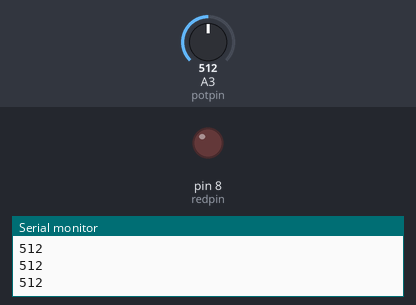
Simulated run of this sketch. Board: Arduino Uno, built with avr-gcc and run on an emulated ATmega328P. On the bench: output pins drawn as LEDs (lit = HIGH), the last lines printed to the serial monitor. The test bench sets the inputs (shaded band); at power-on: A3 (potpin) = 512.

Above: at 1.3 s.
1.4 s: A3 (potpin) set to 992
3.2 s: A3 (potpin) set to 1008
At 4.3 s:
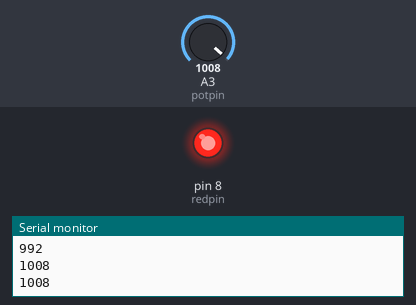
5.5 s: A3 (potpin) set to 990
At 7.1 s:
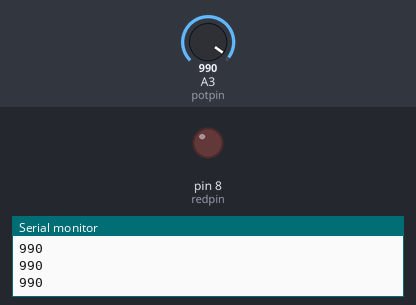
7.5 s: A3 (potpin) set to 1010
At 8.7 s:
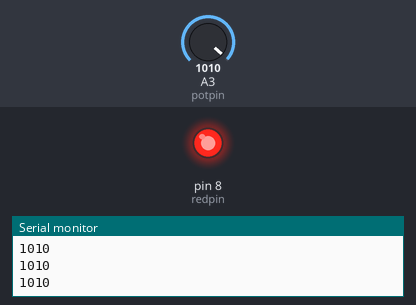
Timing chart, 0 to 10.5 s (numbered marks = the images above; inputs shaded):
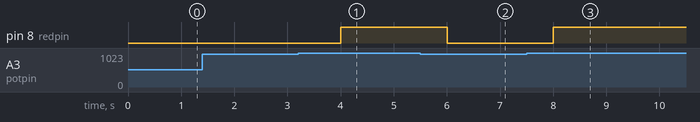

Measured:
- the behaviour switches between 1000 and 1001 on A3 (potpin) (found by bisection; images 0 and 1)
- after the input at 3.2 s, pin 8 (redpin): LOW → HIGH after 0.80 s
- after the input at 5.5 s, pin 8 (redpin): HIGH → LOW after 0.50 s
- after the input at 7.5 s, pin 8 (redpin): LOW → HIGH after 0.51 s

The sketch:

pmcw_t17_while_loop_1.ino
```cpp
// C++ code
//
int potval;
int potpin=A3;
int read_val;
float v2;
int redpin=8;

void setup()
{
  pinMode(potpin, INPUT);
  pinMode(redpin, OUTPUT);
  Serial.begin(9600);
}

void loop()
{
  potval=analogRead(potpin);
  Serial.println(potval);
  delay(500);

  while(potval>1000)
  {
    digitalWrite(redpin, HIGH);
    potval=analogRead(potpin);
    Serial.println(potval);
  	delay(500);
  }
  digitalWrite(redpin, LOW);
}
```
